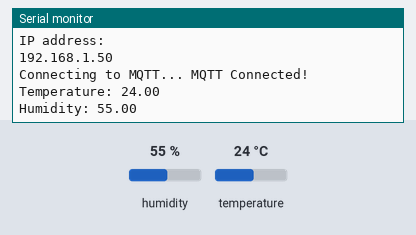
A sketch run on a simulated ESP8266 (NodeMCU). Shown: the last lines printed to the serial monitor. Inputs (shaded band) come from the test bench; at power-on: humidity 55 %, temperature 24 °C. WiFi joins after 1.5 s; servers stay silent unless stated; no MQTT or app messages arrive unless stated.

Above: at 2.7 s.
2.8 s: humidity set to 22 %
At 7.3 s:
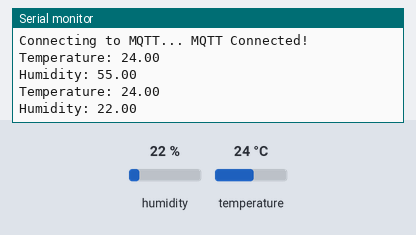
8.8 s: temperature set to 12 °C
At 13.1 s:
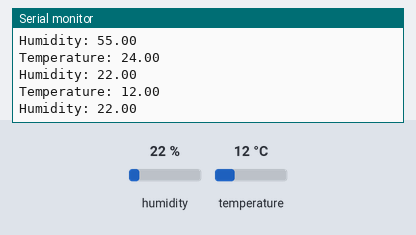
14.8 s: humidity set to 40 %
At 17.8 s:
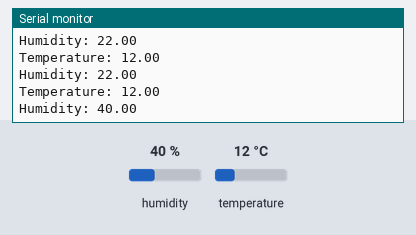
Timing chart, 0 to 19.3 s (numbered marks = the images above; inputs shaded):
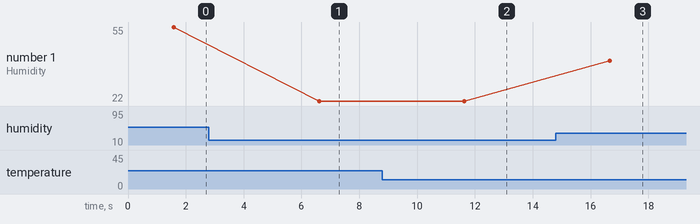

Measured:
- after the input at 2.8 s, the serial monitor: prints a new line after 3.8 s (image 1)
- after the input at 8.8 s, the serial monitor: prints a new line after 2.8 s (image 2)
- after the input at 14.8 s, the serial monitor: prints a new line after 1.9 s (image 3)
- plotted number 1: 55 → 22 after the input at 2.8 s, 22 → 40 after the input at 14.8 s

The sketch:

Sensor.ino
```cpp
#include <ESP8266WiFi.h>
#include "Adafruit_MQTT.h"
#include "Adafruit_MQTT_Client.h"
#include "DHT.h"

/************************* WiFi Access Point *********************************/

#define WLAN_SSID       "Home Wi-Fi"
#define WLAN_PASS       "zvw-0000-1984-1583#pk"

/************************* Adafruit.io Setup *********************************/

#define AIO_SERVER      "io.adafruit.com"
#define AIO_SERVERPORT  1883
#define AIO_USERNAME    "nuviDev"
#define AIO_KEY         "aio_wxMt598ilb0CbXPo5gw8secJKJr0"


/************* DHT11 Setup ********************************************/

#define DHTPIN 2
#define DHTTYPE DHT11
DHT dht(DHTPIN, DHTTYPE);
WiFiClient client;

// Setup the MQTT client class by passing in the WiFi client and MQTT server and login details.
Adafruit_MQTT_Client mqtt(&client, AIO_SERVER, AIO_SERVERPORT, AIO_USERNAME, AIO_KEY);
Adafruit_MQTT_Publish temperature = Adafruit_MQTT_Publish(&mqtt, AIO_USERNAME "/feeds/Temperature");
Adafruit_MQTT_Publish humidity = Adafruit_MQTT_Publish(&mqtt, AIO_USERNAME "/feeds/Humidity");

void MQTT_connect();

void setup() {
  Serial.begin(115200);
  dht.begin();
  delay(10);

  // Connect to WiFi access point.
  Serial.println(); Serial.println();
  Serial.print("Connecting to ");
  Serial.println(WLAN_SSID);

  WiFi.begin(WLAN_SSID, WLAN_PASS);
  while (WiFi.status() != WL_CONNECTED) {
    delay(500);
    Serial.print(".");
  }
  Serial.println();

  Serial.println("WiFi connected");
  Serial.println("IP address: "); Serial.println(WiFi.localIP());

}

uint32_t x=0;

void loop() {

  // Connect to MQTT broker
  MQTT_connect();

  // Read Humidity
  float h = dht.readHumidity();
  // Read Temperature as Celsius
  float t = dht.readTemperature();

  // Print Temperature and Humidity
  Serial.print(F("\nTemperature: "));
  Serial.print(t);
  Serial.print(F("\nHumidity: "));
  Serial.print(h);

  // Publish Temperature and Humidity data to adafruit cloud
  temperature.publish(t);
  humidity.publish(h);

  delay(5000);

}

// Connecting to MQTT broker
void MQTT_connect() {
  int8_t ret;

  if (mqtt.connected()) {
    return;
  }

  Serial.print("Connecting to MQTT... ");

  uint8_t retries = 3;
  while ((ret = mqtt.connect()) != 0) {
       Serial.println(mqtt.connectErrorString(ret));
       Serial.println("Retrying MQTT connection in 5 seconds...");
       mqtt.disconnect();
       delay(5000);  // wait 5 seconds
       retries--;
       if (retries == 0) {
         while (1);
       }
  }
  Serial.println("MQTT Connected!");
}
```
